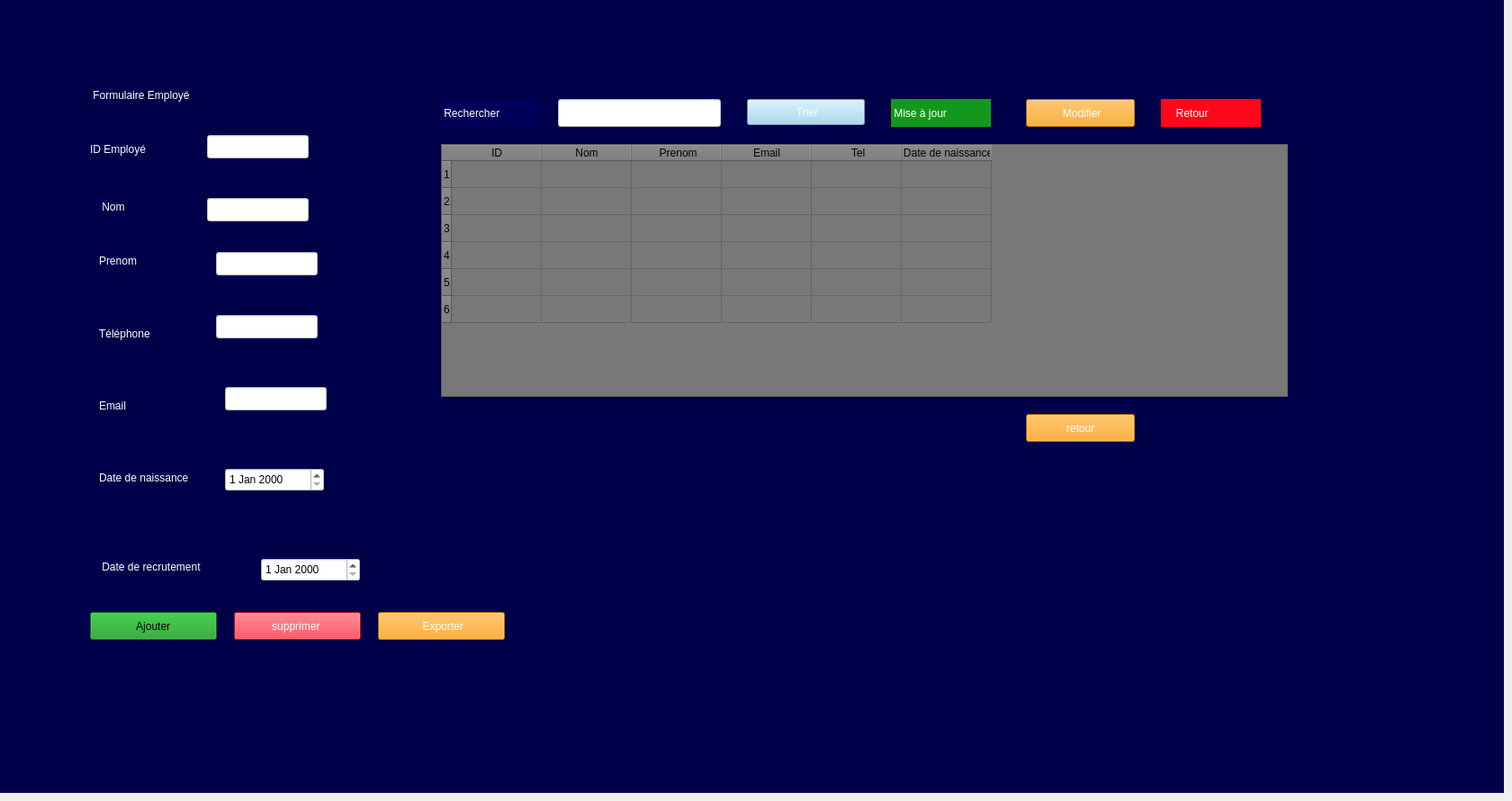
    <widget class="QWidget" name="menu_employe">
     <widget class="QStackedWidget" name="stackedWidget_2">
      <property name="geometry">
       <rect>
        <x>0</x>
        <y>0</y>
        <width>1671</width>
        <height>881</height>
       </rect>
      </property>
      <property name="styleSheet">
       <string notr="true">background-color: rgb(0, 0, 74);</string>
      </property>
      <widget class="QWidget" name="page_3">
       <widget class="QTableWidget" name="tableWidget">
        <property name="geometry">
         <rect>
          <x>490</x>
          <y>160</y>
          <width>941</width>
          <height>281</height>
         </rect>
        </property>
        <property name="styleSheet">
         <string notr="true">background-color: rgb(255, 255, 255);
background-color: rgb(120, 120, 120);
background-color: rgb(120, 120, 120);</string>
        </property>
        <row>
         <property name="text">
          <string>1</string>
         </property>
         <property name="background">
          <color>
           <red>255</red>
           <green>255</green>
           <blue>255</blue>
          </color>
         </property>
        </row>
        <row/>
        <row/>
        <row/>
        <row/>
        <row/>
        <column>
         <property name="text">
          <string>ID</string>
         </property>
         <property name="background">
          <color>
           <red>120</red>
           <green>120</green>
           <blue>120</blue>
          </color>
         </property>
         <property name="foreground">
          <brush brushstyle="NoBrush">
           <color alpha="255">
            <red>255</red>
            <green>255</green>
            <blue>255</blue>
           </color>
          </brush>
         </property>
        </column>
        <column>
         <property name="text">
          <string>Nom</string>
         </property>
         <property name="background">
          <color>
           <red>120</red>
           <green>120</green>
           <blue>120</blue>
          </color>
         </property>
         <property name="foreground">
          <brush brushstyle="NoBrush">
           <color alpha="255">
            <red>255</red>
            <green>255</green>
            <blue>255</blue>
           </color>
          </brush>
         </property>
        </column>
        <column>
         <property name="text">
          <string> Prenom</string>
         </property>
         <property name="background">
          <color>
           <red>120</red>
           <green>120</green>
           <blue>120</blue>
          </color>
         </property>
         <property name="foreground">
          <brush brushstyle="NoBrush">
           <color alpha="255">
            <red>255</red>
            <green>255</green>
            <blue>255</blue>
           </color>
          </brush>
         </property>
        </column>
        <column>
         <property name="text">
          <string>Email</string>
         </property>
         <property name="background">
          <color>
           <red>120</red>
           <green>120</green>
           <blue>120</blue>
          </color>
         </property>
         <property name="foreground">
          <brush brushstyle="NoBrush">
           <color alpha="255">
            <red>255</red>
            <green>255</green>
            <blue>255</blue>
           </color>
          </brush>
         </property>
        </column>
        <column>
         <property name="text">
          <string> Tel</string>
         </property>
         <property name="background">
          <color>
           <red>120</red>
           <green>120</green>
           <blue>120</blue>
          </color>
         </property>
        </column>
        <column>
         <property name="text">
          <string> Date de naissance</string>
         </property>
        </column>
        <item row="3" column="0">
         <property name="text">
          <string/>
         </property>
         <property name="foreground">
          <brush brushstyle="NoBrush">
           <color alpha="255">
            <red>255</red>
            <green>255</green>
            <blue>255</blue>
           </color>
          </brush>
         </property>
        </item>
        <item row="4" column="2">
         <property name="text">
          <string/>
         </property>
         <property name="background">
          <brush brushstyle="NoBrush">
           <color alpha="255">
            <red>255</red>
            <green>255</green>
            <blue>255</blue>
           </color>
          </brush>
         </property>
        </item>
       </widget>
       <widget class="QLabel" name="label_2">
        <property name="geometry">
         <rect>
          <x>110</x>
          <y>220</y>
          <width>63</width>
          <height>20</height>
         </rect>
        </property>
        <property name="styleSheet">
         <string notr="true">color: rgb(255, 255, 255);
</string>
        </property>
        <property name="text">
         <string> Nom </string>
        </property>
       </widget>
       <widget class="QLabel" name="label_6">
        <property name="geometry">
         <rect>
          <x>110</x>
          <y>510</y>
          <width>181</width>
          <height>41</height>
         </rect>
        </property>
        <property name="styleSheet">
         <string notr="true">color: rgb(255, 255, 255);</string>
        </property>
        <property name="text">
         <string>Date de naissance </string>
        </property>
       </widget>
       <widget class="QLineEdit" name="lineEdit_3">
        <property name="geometry">
         <rect>
          <x>240</x>
          <y>280</y>
          <width>113</width>
          <height>26</height>
         </rect>
        </property>
        <property name="styleSheet">
         <string notr="true">background-color: rgb(255, 255, 255);
</string>
        </property>
       </widget>
       <widget class="QLineEdit" name="lineEdit_6">
        <property name="geometry">
         <rect>
          <x>620</x>
          <y>110</y>
          <width>181</width>
          <height>31</height>
         </rect>
        </property>
        <property name="styleSheet">
         <string notr="true">background-color: rgb(255, 255, 255);</string>
        </property>
       </widget>
       <widget class="QLineEdit" name="lineEdit">
        <property name="geometry">
         <rect>
          <x>230</x>
          <y>150</y>
          <width>113</width>
          <height>26</height>
         </rect>
        </property>
        <property name="styleSheet">
         <string notr="true">background-color: rgb(255, 255, 255);</string>
        </property>
       </widget>
       <widget class="QLineEdit" name="lineEdit_5">
        <property name="geometry">
         <rect>
          <x>250</x>
          <y>430</y>
          <width>113</width>
          <height>26</height>
         </rect>
        </property>
        <property name="styleSheet">
         <string notr="true">background-color: rgb(255, 255, 255);
</string>
        </property>
       </widget>
       <widget class="QLabel" name="label_5">
        <property name="geometry">
         <rect>
          <x>110</x>
          <y>430</y>
          <width>91</width>
          <height>41</height>
         </rect>
        </property>
        <property name="styleSheet">
         <string notr="true">color: rgb(255, 255, 255);
</string>
        </property>
        <property name="text">
         <string>Email  </string>
        </property>
       </widget>
       <widget class="QPushButton" name="pushButton_5">
        <property name="geometry">
         <rect>
          <x>100</x>
          <y>680</y>
          <width>141</width>
          <height>31</height>
         </rect>
        </property>
        <property name="styleSheet">
         <string notr="true"> background-color: rgb(18, 153, 29);</string>
        </property>
        <property name="text">
         <string> Ajouter </string>
        </property>
       </widget>
       <widget class="QLabel" name="label_3">
        <property name="geometry">
         <rect>
          <x>110</x>
          <y>280</y>
          <width>71</width>
          <height>20</height>
         </rect>
        </property>
        <property name="styleSheet">
         <string notr="true">color: rgb(255, 255, 255);
</string>
        </property>
        <property name="text">
         <string>Prenom</string>
        </property>
       </widget>
       <widget class="QLabel" name="label">
        <property name="geometry">
         <rect>
          <x>100</x>
          <y>140</y>
          <width>101</width>
          <height>51</height>
         </rect>
        </property>
        <property name="palette">
         <palette>
          <active>
           <colorrole role="WindowText">
            <brush brushstyle="SolidPattern">
             <color alpha="255">
              <red>255</red>
              <green>255</green>
              <blue>255</blue>
             </color>
            </brush>
           </colorrole>
           <colorrole role="Button">
            <brush brushstyle="SolidPattern">
             <color alpha="255">
              <red>0</red>
              <green>0</green>
              <blue>74</blue>
             </color>
            </brush>
           </colorrole>
           <colorrole role="Text">
            <brush brushstyle="SolidPattern">
             <color alpha="255">
              <red>255</red>
              <green>255</green>
              <blue>255</blue>
             </color>
            </brush>
           </colorrole>
           <colorrole role="ButtonText">
            <brush brushstyle="SolidPattern">
             <color alpha="255">
              <red>255</red>
              <green>255</green>
              <blue>255</blue>
             </color>
            </brush>
           </colorrole>
           <colorrole role="Base">
            <brush brushstyle="SolidPattern">
             <color alpha="255">
              <red>0</red>
              <green>0</green>
              <blue>74</blue>
             </color>
            </brush>
           </colorrole>
           <colorrole role="Window">
            <brush brushstyle="SolidPattern">
             <color alpha="255">
              <red>0</red>
              <green>0</green>
              <blue>74</blue>
             </color>
            </brush>
           </colorrole>
           <colorrole role="PlaceholderText">
            <brush brushstyle="SolidPattern">
             <color alpha="128">
              <red>255</red>
              <green>255</green>
              <blue>255</blue>
             </color>
            </brush>
           </colorrole>
          </active>
          <inactive>
           <colorrole role="WindowText">
            <brush brushstyle="SolidPattern">
             <color alpha="255">
              <red>255</red>
              <green>255</green>
              <blue>255</blue>
             </color>
            </brush>
           </colorrole>
           <colorrole role="Button">
            <brush brushstyle="SolidPattern">
             <color alpha="255">
              <red>0</red>
              <green>0</green>
              <blue>74</blue>
             </color>
            </brush>
           </colorrole>
           <colorrole role="Text">
            <brush brushstyle="SolidPattern">
             <color alpha="255">
              <red>255</red>
              <green>255</green>
              <blue>255</blue>
             </color>
            </brush>
           </colorrole>
           <colorrole role="ButtonText">
            <brush brushstyle="SolidPattern">
             <color alpha="255">
              <red>255</red>
              <green>255</green>
              <blue>255</blue>
             </color>
            </brush>
           </colorrole>
           <colorrole role="Base">
            <brush brushstyle="SolidPattern">
             <color alpha="255">
              <red>0</red>
              <green>0</green>
              <blue>74</blue>
             </color>
            </brush>
           </colorrole>
           <colorrole role="Window">
            <brush brushstyle="SolidPattern">
             <color alpha="255">
              <red>0</red>
              <green>0</green>
              <blue>74</blue>
             </color>
            </brush>
           </colorrole>
           <colorrole role="PlaceholderText">
            <brush brushstyle="SolidPattern">
             <color alpha="128">
              <red>255</red>
              <green>255</green>
              <blue>255</blue>
             </color>
            </brush>
           </colorrole>
          </inactive>
          <disabled>
           <colorrole role="WindowText">
            <brush brushstyle="SolidPattern">
             <color alpha="255">
              <red>255</red>
              <green>255</green>
              <blue>255</blue>
             </color>
            </brush>
           </colorrole>
           <colorrole role="Button">
            <brush brushstyle="SolidPattern">
             <color alpha="255">
              <red>0</red>
              <green>0</green>
              <blue>74</blue>
             </color>
            </brush>
           </colorrole>
           <colorrole role="Text">
            <brush brushstyle="SolidPattern">
             <color alpha="255">
              <red>255</red>
              <green>255</green>
              <blue>255</blue>
             </color>
            </brush>
           </colorrole>
           <colorrole role="ButtonText">
            <brush brushstyle="SolidPattern">
             <color alpha="255">
              <red>255</red>
              <green>255</green>
              <blue>255</blue>
             </color>
            </brush>
           </colorrole>
           <colorrole role="Base">
            <brush brushstyle="SolidPattern">
             <color alpha="255">
              <red>0</red>
              <green>0</green>
              <blue>74</blue>
             </color>
            </brush>
           </colorrole>
           <colorrole role="Window">
            <brush brushstyle="SolidPattern">
             <color alpha="255">
              <red>0</red>
              <green>0</green>
              <blue>74</blue>
             </color>
            </brush>
           </colorrole>
           <colorrole role="PlaceholderText">
            <brush brushstyle="SolidPattern">
             <color alpha="128">
              <red>255</red>
              <green>255</green>
              <blue>255</blue>
             </color>
            </brush>
           </colorrole>
          </disabled>
         </palette>
        </property>
        <property name="styleSheet">
         <string notr="true">color: rgb(255, 255, 255);</string>
        </property>
        <property name="text">
         <string>ID Employé  </string>
        </property>
       </widget>
       <widget class="QDateEdit" name="dateEdit">
        <property name="geometry">
         <rect>
          <x>250</x>
          <y>520</y>
          <width>110</width>
          <height>26</height>
         </rect>
        </property>
        <property name="styleSheet">
         <string notr="true">background-color: rgb(255, 255, 255);
</string>
        </property>
       </widget>
       <widget class="QPushButton" name="ex">
        <property name="geometry">
         <rect>
          <x>420</x>
          <y>680</y>
          <width>141</width>
          <height>31</height>
         </rect>
        </property>
        <property name="styleSheet">
         <string notr="true">background-color: rgb(255, 255, 255);
color: rgb(255, 255, 255);
background-color: rgb(253, 154, 4);</string>
        </property>
        <property name="text">
         <string> Exporter</string>
        </property>
       </widget>
       <widget class="QLabel" name="mis">
        <property name="geometry">
         <rect>
          <x>990</x>
          <y>110</y>
          <width>111</width>
          <height>31</height>
         </rect>
        </property>
        <property name="styleSheet">
         <string notr="true">color: rgb(255, 255, 255);
background-color: rgb(255, 255, 255);
background-color: rgb(18, 153, 29);
</string>
        </property>
        <property name="text">
         <string> Mise à jour</string>
        </property>
       </widget>
       <widget class="QPushButton" name="pushButton_7">
        <property name="geometry">
         <rect>
          <x>260</x>
          <y>680</y>
          <width>141</width>
          <height>31</height>
         </rect>
        </property>
        <property name="styleSheet">
         <string notr="true">color: rgb(255, 255, 255);
 
background-color: rgb(253, 7, 27);</string>
        </property>
        <property name="text">
         <string>supprimer </string>
        </property>
       </widget>
       <widget class="QLineEdit" name="lineEdit_2">
        <property name="geometry">
         <rect>
          <x>230</x>
          <y>220</y>
          <width>113</width>
          <height>26</height>
         </rect>
        </property>
        <property name="styleSheet">
         <string notr="true">background-color: rgb(255, 255, 255);</string>
        </property>
       </widget>
       <widget class="QPushButton" name="pushButton_6">
        <property name="geometry">
         <rect>
          <x>1140</x>
          <y>110</y>
          <width>121</width>
          <height>31</height>
         </rect>
        </property>
        <property name="styleSheet">
         <string notr="true">color: rgb(255, 255, 255);
 background-color: rgb(253, 154, 4);</string>
        </property>
        <property name="text">
         <string> Modifier</string>
        </property>
       </widget>
       <widget class="QLabel" name="label_4">
        <property name="geometry">
         <rect>
          <x>110</x>
          <y>350</y>
          <width>91</width>
          <height>41</height>
         </rect>
        </property>
        <property name="styleSheet">
         <string notr="true">color: rgb(255, 255, 255);</string>
        </property>
        <property name="text">
         <string>Téléphone </string>
        </property>
       </widget>
       <widget class="QLabel" name="label_9">
        <property name="geometry">
         <rect>
          <x>110</x>
          <y>620</y>
          <width>181</width>
          <height>20</height>
         </rect>
        </property>
        <property name="styleSheet">
         <string notr="true">font: 10pt &quot;Segoe UI&quot;;
color: rgb(255, 255, 255);</string>
        </property>
        <property name="text">
         <string> Date de recrutement </string>
        </property>
       </widget>
       <widget class="QLineEdit" name="lineEdit_4">
        <property name="geometry">
         <rect>
          <x>240</x>
          <y>350</y>
          <width>113</width>
          <height>26</height>
         </rect>
        </property>
        <property name="styleSheet">
         <string notr="true">background-color: rgb(255, 255, 255);
</string>
        </property>
       </widget>
       <widget class="QDateEdit" name="dateEdit_2">
        <property name="geometry">
         <rect>
          <x>290</x>
          <y>620</y>
          <width>110</width>
          <height>26</height>
         </rect>
        </property>
        <property name="styleSheet">
         <string notr="true">background-color: rgb(255, 255, 255);
</string>
        </property>
       </widget>
       <widget class="QPushButton" name="pushButton_9">
        <property name="geometry">
         <rect>
          <x>830</x>
          <y>110</y>
          <width>131</width>
          <height>29</height>
         </rect>
        </property>
        <property name="palette">
         <palette>
          <active>
           <colorrole role="WindowText">
            <brush brushstyle="SolidPattern">
             <color alpha="255">
              <red>255</red>
              <green>255</green>
              <blue>255</blue>
             </color>
            </brush>
           </colorrole>
           <colorrole role="Button">
            <brush brushstyle="SolidPattern">
             <color alpha="255">
              <red>154</red>
              <green>211</green>
              <blue>238</blue>
             </color>
            </brush>
           </colorrole>
           <colorrole role="Text">
            <brush brushstyle="SolidPattern">
             <color alpha="255">
              <red>255</red>
              <green>255</green>
              <blue>255</blue>
             </color>
            </brush>
           </colorrole>
           <colorrole role="ButtonText">
            <brush brushstyle="SolidPattern">
             <color alpha="255">
              <red>255</red>
              <green>255</green>
              <blue>255</blue>
             </color>
            </brush>
           </colorrole>
           <colorrole role="Base">
            <brush brushstyle="SolidPattern">
             <color alpha="255">
              <red>154</red>
              <green>211</green>
              <blue>238</blue>
             </color>
            </brush>
           </colorrole>
           <colorrole role="Window">
            <brush brushstyle="SolidPattern">
             <color alpha="255">
              <red>154</red>
              <green>211</green>
              <blue>238</blue>
             </color>
            </brush>
           </colorrole>
           <colorrole role="Highlight">
            <brush brushstyle="SolidPattern">
             <color alpha="255">
              <red>39</red>
              <green>191</green>
              <blue>115</blue>
             </color>
            </brush>
           </colorrole>
           <colorrole role="PlaceholderText">
            <brush brushstyle="SolidPattern">
             <color alpha="128">
              <red>255</red>
              <green>255</green>
              <blue>255</blue>
             </color>
            </brush>
           </colorrole>
          </active>
          <inactive>
           <colorrole role="WindowText">
            <brush brushstyle="SolidPattern">
             <color alpha="255">
              <red>255</red>
              <green>255</green>
              <blue>255</blue>
             </color>
            </brush>
           </colorrole>
           <colorrole role="Button">
            <brush brushstyle="SolidPattern">
             <color alpha="255">
              <red>154</red>
              <green>211</green>
              <blue>238</blue>
             </color>
            </brush>
           </colorrole>
           <colorrole role="Text">
            <brush brushstyle="SolidPattern">
             <color alpha="255">
              <red>255</red>
              <green>255</green>
              <blue>255</blue>
             </color>
            </brush>
           </colorrole>
           <colorrole role="ButtonText">
            <brush brushstyle="SolidPattern">
             <color alpha="255">
              <red>255</red>
              <green>255</green>
              <blue>255</blue>
             </color>
            </brush>
           </colorrole>
           <colorrole role="Base">
            <brush brushstyle="SolidPattern">
             <color alpha="255">
              <red>154</red>
              <green>211</green>
              <blue>238</blue>
             </color>
            </brush>
           </colorrole>
           <colorrole role="Window">
            <brush brushstyle="SolidPattern">
             <color alpha="255">
              <red>154</red>
              <green>211</green>
              <blue>238</blue>
             </color>
            </brush>
           </colorrole>
           <colorrole role="Highlight">
            <brush brushstyle="SolidPattern">
             <color alpha="255">
              <red>39</red>
              <green>191</green>
              <blue>115</blue>
             </color>
            </brush>
           </colorrole>
           <colorrole role="PlaceholderText">
            <brush brushstyle="SolidPattern">
             <color alpha="128">
              <red>255</red>
              <green>255</green>
              <blue>255</blue>
             </color>
            </brush>
           </colorrole>
          </inactive>
          <disabled>
           <colorrole role="WindowText">
            <brush brushstyle="SolidPattern">
             <color alpha="255">
              <red>255</red>
              <green>255</green>
              <blue>255</blue>
             </color>
            </brush>
           </colorrole>
           <colorrole role="Button">
            <brush brushstyle="SolidPattern">
             <color alpha="255">
              <red>154</red>
              <green>211</green>
              <blue>238</blue>
             </color>
            </brush>
           </colorrole>
           <colorrole role="Text">
            <brush brushstyle="SolidPattern">
             <color alpha="255">
              <red>255</red>
              <green>255</green>
              <blue>255</blue>
             </color>
            </brush>
           </colorrole>
           <colorrole role="ButtonText">
            <brush brushstyle="SolidPattern">
             <color alpha="255">
              <red>255</red>
              <green>255</green>
              <blue>255</blue>
             </color>
            </brush>
           </colorrole>
           <colorrole role="Base">
            <brush brushstyle="SolidPattern">
             <color alpha="255">
              <red>154</red>
              <green>211</green>
              <blue>238</blue>
             </color>
            </brush>
           </colorrole>
           <colorrole role="Window">
            <brush brushstyle="SolidPattern">
             <color alpha="255">
              <red>154</red>
              <green>211</green>
              <blue>238</blue>
             </color>
            </brush>
           </colorrole>
           <colorrole role="Highlight">
            <brush brushstyle="SolidPattern">
             <color alpha="255">
              <red>39</red>
              <green>191</green>
              <blue>115</blue>
             </color>
            </brush>
           </colorrole>
           <colorrole role="PlaceholderText">
            <brush brushstyle="SolidPattern">
             <color alpha="128">
              <red>255</red>
              <green>255</green>
              <blue>255</blue>
             </color>
            </brush>
           </colorrole>
          </disabled>
         </palette>
        </property>
        <property name="styleSheet">
         <string notr="true">
color: rgb(255, 255, 255);
background-color: rgb(154, 211, 238);</string>
        </property>
        <property name="text">
         <string> Trier</string>
        </property>
       </widget>
       <widget class="QLabel" name="label_8">
        <property name="geometry">
         <rect>
          <x>490</x>
          <y>110</y>
          <width>111</width>
          <height>31</height>
         </rect>
        </property>
        <property name="styleSheet">
         <string notr="true">background-color: rgb(255, 255, 255);
color: rgb(255, 255, 255);
background-color: rgb(0, 0, 91);
 
</string>
        </property>
        <property name="text">
         <string> Rechercher</string>
        </property>
       </widget>
       <widget class="QLabel" name="label_10">
        <property name="geometry">
         <rect>
          <x>100</x>
          <y>80</y>
          <width>181</width>
          <height>51</height>
         </rect>
        </property>
        <property name="palette">
         <palette>
          <active>
           <colorrole role="WindowText">
            <brush brushstyle="SolidPattern">
             <color alpha="255">
              <red>255</red>
              <green>255</green>
              <blue>255</blue>
             </color>
            </brush>
           </colorrole>
           <colorrole role="Button">
            <brush brushstyle="SolidPattern">
             <color alpha="255">
              <red>0</red>
              <green>0</green>
              <blue>74</blue>
             </color>
            </brush>
           </colorrole>
           <colorrole role="Text">
            <brush brushstyle="SolidPattern">
             <color alpha="255">
              <red>255</red>
              <green>255</green>
              <blue>255</blue>
             </color>
            </brush>
           </colorrole>
           <colorrole role="ButtonText">
            <brush brushstyle="SolidPattern">
             <color alpha="255">
              <red>255</red>
              <green>255</green>
              <blue>255</blue>
             </color>
            </brush>
           </colorrole>
           <colorrole role="Base">
            <brush brushstyle="SolidPattern">
             <color alpha="255">
              <red>0</red>
              <green>0</green>
              <blue>74</blue>
             </color>
            </brush>
           </colorrole>
           <colorrole role="Window">
            <brush brushstyle="SolidPattern">
             <color alpha="255">
              <red>0</red>
              <green>0</green>
              <blue>74</blue>
             </color>
            </brush>
           </colorrole>
           <colorrole role="PlaceholderText">
            <brush brushstyle="SolidPattern">
             <color alpha="128">
              <red>255</red>
              <green>255</green>
              <blue>255</blue>
             </color>
            </brush>
           </colorrole>
          </active>
          <inactive>
           <colorrole role="WindowText">
            <brush brushstyle="SolidPattern">
             <color alpha="255">
              <red>255</red>
              <green>255</green>
              <blue>255</blue>
             </color>
            </brush>
           </colorrole>
           <colorrole role="Button">
            <brush brushstyle="SolidPattern">
             <color alpha="255">
              <red>0</red>
              <green>0</green>
              <blue>74</blue>
             </color>
            </brush>
           </colorrole>
           <colorrole role="Text">
            <brush brushstyle="SolidPattern">
             <color alpha="255">
              <red>255</red>
              <green>255</green>
              <blue>255</blue>
             </color>
            </brush>
           </colorrole>
           <colorrole role="ButtonText">
            <brush brushstyle="SolidPattern">
             <color alpha="255">
              <red>255</red>
              <green>255</green>
              <blue>255</blue>
             </color>
            </brush>
           </colorrole>
           <colorrole role="Base">
            <brush brushstyle="SolidPattern">
             <color alpha="255">
              <red>0</red>
              <green>0</green>
              <blue>74</blue>
             </color>
            </brush>
           </colorrole>
           <colorrole role="Window">
            <brush brushstyle="SolidPattern">
             <color alpha="255">
              <red>0</red>
              <green>0</green>
              <blue>74</blue>
             </color>
            </brush>
           </colorrole>
           <colorrole role="PlaceholderText">
            <brush brushstyle="SolidPattern">
             <color alpha="128">
              <red>255</red>
              <green>255</green>
              <blue>255</blue>
             </color>
            </brush>
           </colorrole>
          </inactive>
          <disabled>
           <colorrole role="WindowText">
            <brush brushstyle="SolidPattern">
             <color alpha="255">
              <red>255</red>
              <green>255</green>
              <blue>255</blue>
             </color>
            </brush>
           </colorrole>
           <colorrole role="Button">
            <brush brushstyle="SolidPattern">
             <color alpha="255">
              <red>0</red>
              <green>0</green>
              <blue>74</blue>
             </color>
            </brush>
           </colorrole>
           <colorrole role="Text">
            <brush brushstyle="SolidPattern">
             <color alpha="255">
              <red>255</red>
              <green>255</green>
              <blue>255</blue>
             </color>
            </brush>
           </colorrole>
           <colorrole role="ButtonText">
            <brush brushstyle="SolidPattern">
             <color alpha="255">
              <red>255</red>
              <green>255</green>
              <blue>255</blue>
             </color>
            </brush>
           </colorrole>
           <colorrole role="Base">
            <brush brushstyle="SolidPattern">
             <color alpha="255">
              <red>0</red>
              <green>0</green>
              <blue>74</blue>
             </color>
            </brush>
           </colorrole>
           <colorrole role="Window">
            <brush brushstyle="SolidPattern">
             <color alpha="255">
              <red>0</red>
              <green>0</green>
              <blue>74</blue>
             </color>
            </brush>
           </colorrole>
           <colorrole role="PlaceholderText">
            <brush brushstyle="SolidPattern">
             <color alpha="128">
              <red>255</red>
              <green>255</green>
              <blue>255</blue>
             </color>
            </brush>
           </colorrole>
          </disabled>
         </palette>
        </property>
        <property name="styleSheet">
         <string notr="true">color: rgb(255, 255, 255);
font: italic 9pt &quot;Segoe UI&quot;;</string>
        </property>
        <property name="text">
         <string> Formulaire Employé</string>
        </property>
       </widget>
       <widget class="QLabel" name="mis_2">
        <property name="geometry">
         <rect>
          <x>1290</x>
          <y>110</y>
          <width>111</width>
          <height>31</height>
         </rect>
        </property>
        <property name="styleSheet">
         <string notr="true">color: rgb(255, 255, 255);
background-color: rgb(253, 7, 27);
</string>
        </property>
        <property name="text">
         <string>     Retour</string>
        </property>
       </widget>
       <widget class="QPushButton" name="retour_4">
        <property name="geometry">
         <rect>
          <x>1140</x>
          <y>460</y>
          <width>121</width>
          <height>31</height>
         </rect>
        </property>
        <property name="styleSheet">
         <string notr="true">color: rgb(255, 255, 255);
 background-color: rgb(253, 154, 4);</string>
        </property>
        <property name="text">
         <string>retour</string>
        </property>
       </widget>
      </widget>
      <widget class="QWidget" name="page_4"/>
     </widget>
    </widget>
